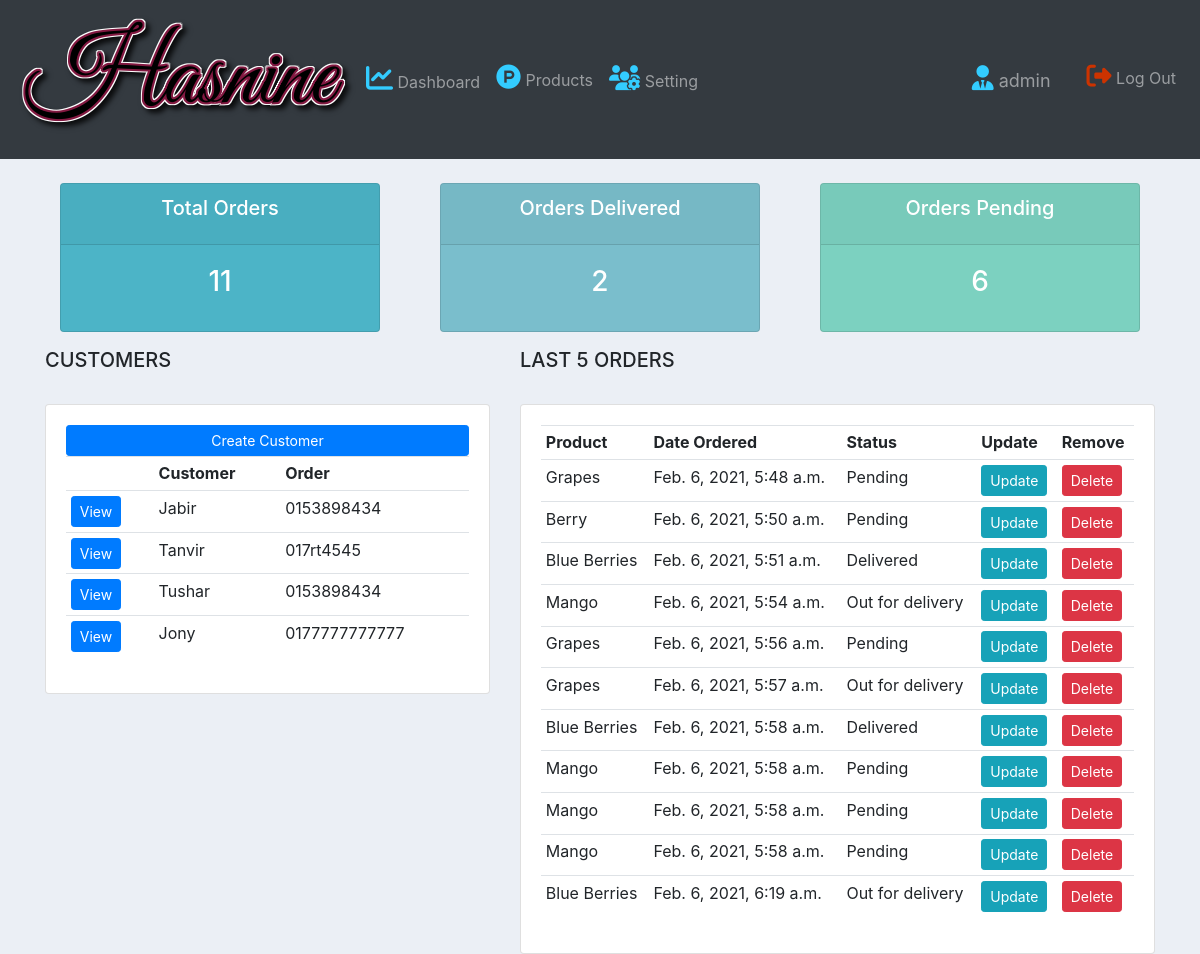
Before: / (signed in) with the older database file.
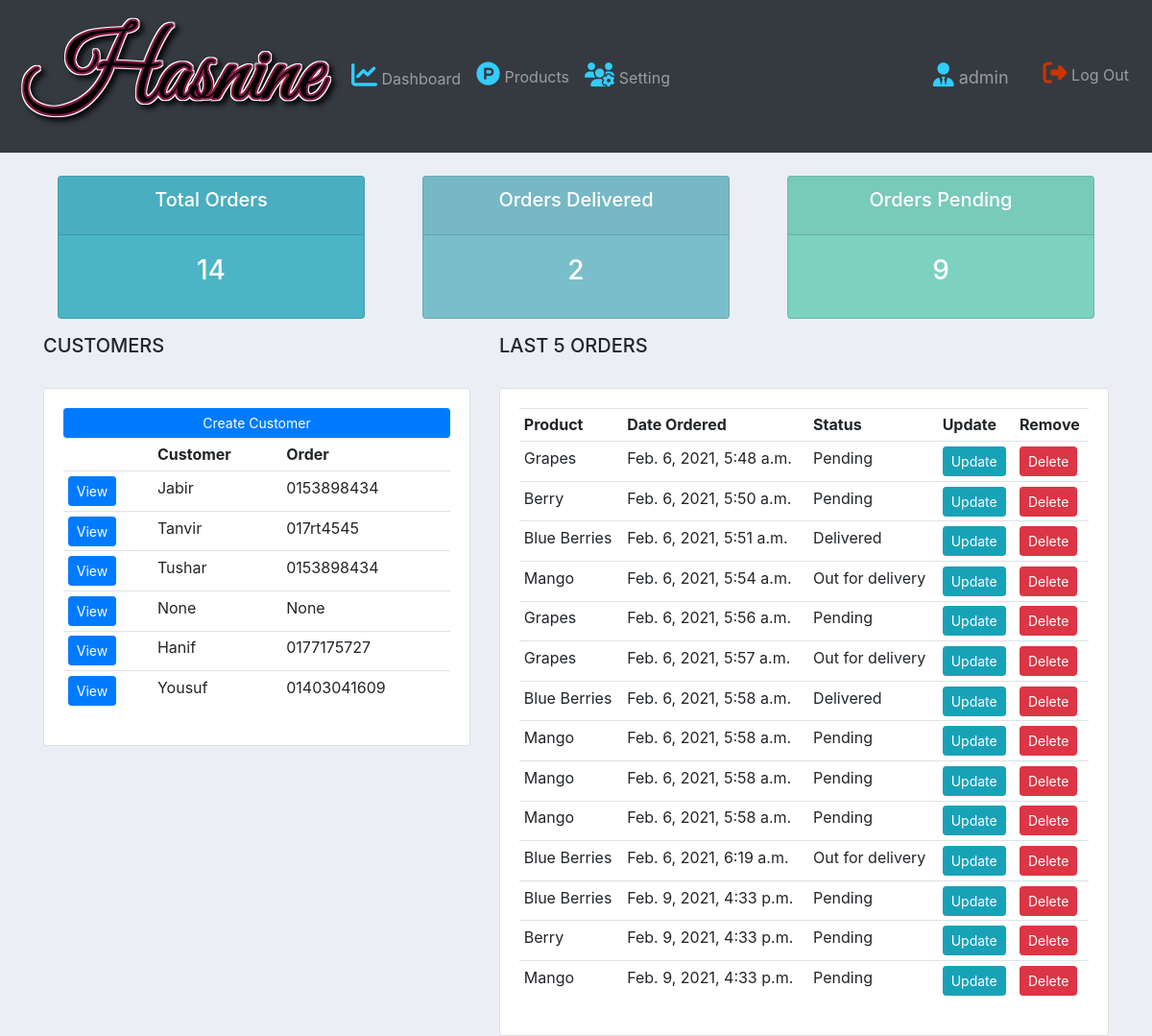
After: the same page with the newer database file.
### accounts/models.py (models this page shows, shortened)
class Customer(models.Model):
    user = models.OneToOneField(User, null=True, blank=True, on_delete=models.CASCADE)
    name = models.CharField(max_length=200, null=True)
    phone = models.CharField(max_length=200, null=True)
    email = models.CharField(max_length=200, null=True)
    profile_created = models.ImageField(default="profile.png", null=True, blank=True)
    date_created = models.DateTimeField(auto_now_add=True, null=True)

class Order(models.Model):
    STATUS = (
        ('Pending', 'Pending'),
        ('Out for delivery', 'Out for delivery'),
        ('Delivered', 'Delivered'),
    )
    customer = models.ForeignKey(Customer, null=True, on_delete=models.SET_NULL)
    product = models.ForeignKey(Product, null=True, on_delete=models.SET_NULL)
    date_created = models.DateTimeField(auto_now_add=True, null=True)
    status = models.CharField(max_length=200, null=True, choices=STATUS)
    note = models.CharField(max_length=100, null=True)

class Product(models.Model):
    CATEGORY = (
        ('Indoor', 'Indoor'),
        ('Out Door', 'Out Door'),
    )
    name = models.CharField(max_length=200, null=True)
    price = models.FloatField(null=True)
    category = models.CharField(max_length=200, null=True, choices=CATEGORY)
    description = models.CharField(max_length=200, null=True, blank=True)
    date_created = models.DateTimeField(auto_now_add=True, null=True)
    tags = models.ManyToManyField(Tag)
    def __str__(self):
        return self.name

### accounts/decorators.py (the view)
        def wrapper_func(request, *args, **kwargs):
            group = None
            if request.user.groups.exists():
                group = request.user.groups.all()[0].name
            if group in allowed_roles:
                return view_func(request, *args, **kwargs)
            else:
                return HttpResponse('You are not authorized to view this page')

### accounts/views.py (called while the page is built)
@login_required(login_url='login')
@allowed_user(allowed_roles=['admin'])
def home(request):
    orders = Order.objects.all()
    customers = Customer.objects.all()
    total_orders = orders.count()
    total_customers = customers.count()
    delivered = orders.filter(status='Delivered').count()
    pending = orders.filter(status='Pending').count()
    context = {'orders': orders, 'customers': customers, 'total_orders': total_orders,
               'total_customers': total_customers, 'delivered': delivered,
               'pending': pending}
    return render(request, 'dashboard.html', context)

### accounts/templates/dashboard.html (shortened to what this page needs)
{% extends 'base.html' %} {% load static %}
{% block content %}
{% include 'status.html' %}
<link rel="stylesheet" href="{% static 'CSS/styles.css' %}">
<div class="row">
    <div class="col-md-5">
        <h5>CUSTOMERS</h5>
        <br>
        <div class="card card-body">
            <a href="" class="btn btn-primary btn-sm btn-block">Create Customer</a>
            <table class="table table-sm">
                <tr>
                    <th></th>
                    <th>Customer</th>
                    <th>Order</th>
                </tr>
                {% for customer in customers %}
                <tr>
                    <td><a class="btn btn-primary btn-sm" href="{% url 'customer' customer.id %}">View</a></td>
                    <td>{{customer.name}}</td>
                    <td>{{customer.phone}}</td>
                </tr>
                {% endfor %}
            </table>
        </div>
    </div>
    <div class="col-md-7">
        <h5>LAST 5 ORDERS</h5>
        <br>
        <div class="card card-body">
            <table class="table table-sm">
                <tr>
                    <th>Product</th>
                    <th>Date Ordered</th>
                    <th>Status</th>
                    <th>Update</th>
                    <th>Remove</th>
                </tr>
                {% for i in orders %}
                <tr>
                    <td>{{i.product}}</td>
                    <td>{{i.date_created}}</td>
                    <td>{{i.status}}</td>
                    <td><a class="btn btn-sm btn-info" href="{% url 'update_order' i.id %}">Update</a></td>
                    <td><a class="btn btn-sm btn-danger" href="{% url 'deleted' i.id %}">Delete</a></td>
                </tr>
                {% endfor %}
            </table>
        </div>
    </div>
</div>
{% endblock content %}

Changed rows visible on the page:
removed Customer: name "Jony", phone "0177777777777"
added Customer: name "None", phone "None"
added Customer: name "Hanif", phone "0177175727"
added Customer: name "Yousuf", phone "01403041609"
added Order: product "Blue Berries", date_created "Feb. 9, 2021, 4:33 p.m.", status "Pending"
added Order: product "Berry", date_created "Feb. 9, 2021, 4:33 p.m.", status "Pending"
added Order: product "Mango", date_created "Feb. 9, 2021, 4:33 p.m.", status "Pending"
Other visible differences:
{{ total_orders }}: "11" → "14"
{{ pending }}: "6" → "9"
